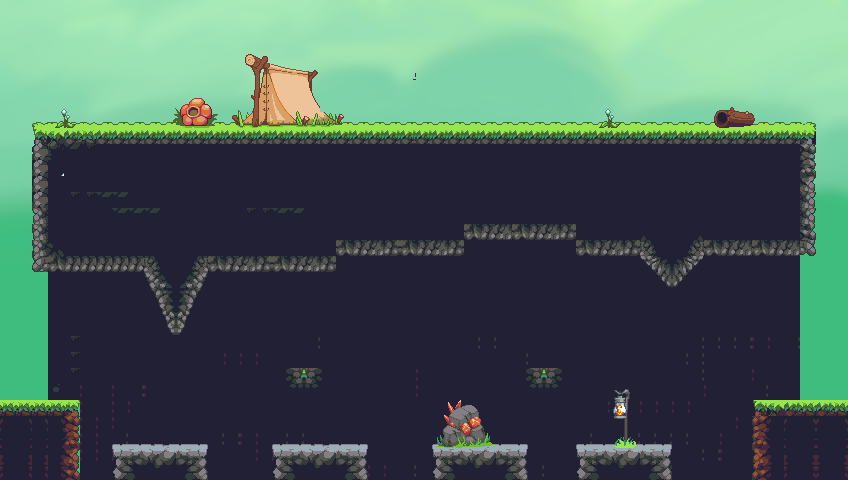

Rendered tile map (Tiled .tmx) drawn with the repository's tilesets; below, a short description and the map source with its tile grids summarised:
An orthogonal 53x30 tile map with 16x16 px tiles, 6 tile layers (collisions, Background, Background2, Water, ...), 3 tilesets.

<map version="1.4" tiledversion="1.4.3" orientation="orthogonal" renderorder="right-down" width="53" height="30" tilewidth="16" tileheight="16" infinite="0" nextlayerid="7" nextobjectid="1">
 <tileset firstgid="1" source="Background.tsx" />
 <tileset firstgid="31801" source="Jungle_terrain.tsx" />
 <tileset firstgid="33481" source="objects.tsx" />
 <layer id="6" name="collisions" width="53" height="30">
  <data>[1590 cells, 467 non-empty, 1 distinct tile ids]</data>
 </layer>
 <layer id="1" name="Background" width="53" height="30">
  <data>[1590 cells, 1590 non-empty, 1590 distinct tile ids]</data>
 </layer>
 <layer id="2" name="Background2" width="53" height="30">
  <data>[1590 cells, 1006 non-empty, 28 distinct tile ids]</data>
 </layer>
 <layer id="3" name="Water" width="53" height="30">
  <data>[1590 cells, 0 non-empty, 0 distinct tile ids]</data>
 </layer>
 <layer id="4" name="Plateforme" width="53" height="30">
  <data>[1590 cells, 317 non-empty, 100 distinct tile ids]</data>
 </layer>
 <layer id="5" name="Foreground" width="53" height="30">
  <data>[1590 cells, 90 non-empty, 83 distinct tile ids]</data>
 </layer>
</map>
